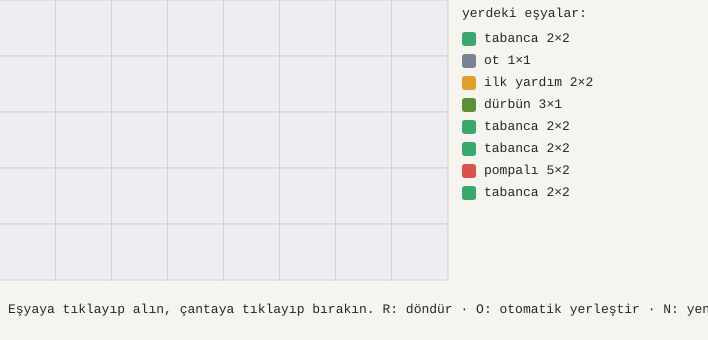
Frame 1 (no input)
Frame 60 (no input): identical to frame 1, image omitted
Frame 120 (the mouse pressed at the canvas centre since frame 60): identical to frame 1, image omitted

The p5.js sketch that drew this single still picture (run headless with seeded random() and noise() and a simulated clock; from frame 60 on, the mouse is pressed at the canvas centre):

// p5.js sketch
// ── sketch.js
// Çanta düzenleyici — ızgara envanter + geri izlemeyle "otomatik yerleştir" (p5.js)
const GEN = 8, YUK = 5, KARE = 56;                       // çanta: 8 × 5 kare
const KATALOG = [['tüfek', 6, 2], ['pompalı', 5, 2], ['tabanca', 2, 2], ['ilk yardım', 2, 2], ['bomba', 1, 2],
                 ['mermi', 2, 1], ['bıçak', 1, 3], ['ot', 1, 1], ['dürbün', 3, 1], ['zırh', 3, 3]];
const RENK = ['#4c78d9', '#d9534c', '#3aa76d', '#e0a030', '#9159c9', '#2aa3a3', '#c9598f', '#7a8296', '#5b8f3a', '#b0703a'];
let esyalar = [], eldeki = null, mesaj = '', deneme = 0;

function yeniGanimet() {                                 // rastgele 6–9 eşya; hepsi çantanın dışında başlar
  esyalar = [];
  const adet = floor(random(6, 10));
  for (let i = 0; i < adet; i++) { const k = floor(random(KATALOG.length)); esyalar.push({ ad: KATALOG[k][0], w: KATALOG[k][1], h: KATALOG[k][2], renk: RENK[k], x: -1, y: -1 }); }
  mesaj = 'Eşyaya tıklayıp alın, çantaya tıklayıp bırakın. R: döndür · O: otomatik yerleştir · N: yeni ganimet'; eldeki = null;
}

// ---------- ızgara yardımcıları ----------
function izgara(haric) {                                 // dolu kareler: izgara[y][x] = eşya indisi ya da -1
  const g = Array.from({ length: YUK }, () => Array(GEN).fill(-1));
  esyalar.forEach((e, i) => { if (e.x >= 0 && e !== haric) for (let yy = 0; yy < e.h; yy++) for (let xx = 0; xx < e.w; xx++) g[e.y + yy][e.x + xx] = i; });
  return g;
}
function sigarMi(g, w, h, x, y) {                        // w×h eşya, sol üst köşesi (x, y)'de: taşmıyor ve boş mu?
  if (x < 0 || y < 0 || x + w > GEN || y + h > YUK) return false;
  for (let yy = y; yy < y + h; yy++) for (let xx = x; xx < x + w; xx++) if (g[yy][xx] !== -1) return false;
  return true;
}

// ---------- GERİ İZLEME: bütün eşyaları yerleştir ----------
function yerlestir(sira, i, g) {
  if (i === sira.length) return true;                    // hepsi yerleşti: BAŞARI
  const e = sira[i];
  const yonler = e.w === e.h ? [[e.w, e.h]] : [[e.w, e.h], [e.h, e.w]];     // kare değilse 90° döndürmeyi de dene
  for (const [w, h] of yonler)
    for (let y = 0; y < YUK; y++) for (let x = 0; x < GEN; x++) {
      if (!sigarMi(g, w, h, x, y)) continue;
      deneme++;
      for (let yy = y; yy < y + h; yy++) for (let xx = x; xx < x + w; xx++) g[yy][xx] = i;     // SEÇ: yerleştir
      if (yerlestir(sira, i + 1, g)) { e.w = w; e.h = h; e.x = x; e.y = y; return true; }      // DENE: kalanlar sığıyor mu?
      for (let yy = y; yy < y + h; yy++) for (let xx = x; xx < x + w; xx++) g[yy][xx] = -1;    // GERİ AL
      if (deneme > 200000) return false;                 // sigorta
    }
  return false;                                          // bu eşya hiçbir yere sığmadı: bir üst düzey geri alacak
}
function otomatikYerlestir() {
  const alan = esyalar.reduce((t, e) => t + e.w * e.h, 0);
  if (alan > GEN * YUK) { mesaj = `SIĞMAZ: eşyalar ${alan} kare, çanta ${GEN * YUK} kare (hiç denemeye gerek yok)`; return; }
  const sira = esyalar.slice().sort((a, b) => b.w * b.h - a.w * a.h);        // büyükten küçüğe
  const g = Array.from({ length: YUK }, () => Array(GEN).fill(-1));
  deneme = 0;
  const oldu = yerlestir(sira, 0, g);
  if (!oldu) esyalar.forEach(e => { e.x = e.y = -1; });
  mesaj = oldu ? `SIĞDI: ${deneme} yerleştirme denemesi` : `SIĞMIYOR: ${deneme} denemede bütün yollar tükendi`;
}

// ---------- oyun ----------
function setup() { createCanvas(GEN * KARE + 260, YUK * KARE + 60); textFont('monospace', 13); yeniGanimet(); }

function keyPressed() {
  if (key === 'n' || key === 'N') yeniGanimet();
  if (key === 'o' || key === 'O') { eldeki = null; otomatikYerlestir(); }
  if ((key === 'r' || key === 'R') && eldeki) [eldeki.w, eldeki.h] = [eldeki.h, eldeki.w];
}

function mousePressed() {
  const gx = floor(mouseX / KARE), gy = floor(mouseY / KARE);
  if (eldeki) {                                          // bırak: sığıyorsa çantaya, çanta dışına tıklandıysa yere
    if (mouseX > GEN * KARE) { eldeki.x = eldeki.y = -1; eldeki = null; }
    else if (sigarMi(izgara(eldeki), eldeki.w, eldeki.h, gx, gy)) { eldeki.x = gx; eldeki.y = gy; eldeki = null; }
    else mesaj = 'Buraya sığmıyor (R ile döndürmeyi deneyin)';
    return;
  }
  if (mouseX < GEN * KARE && gy < YUK) { const i = izgara()[gy][gx]; if (i >= 0) { eldeki = esyalar[i]; eldeki.x = eldeki.y = -1; } }
  else { const disarida = esyalar.filter(e => e.x < 0); const k = floor((mouseY - 30) / 22); if (mouseX > GEN * KARE + 10 && k >= 0 && k < disarida.length) eldeki = disarida[k]; }
}

function draw() {
  background(246, 244, 238); stroke(210); 
  for (let y = 0; y < YUK; y++) for (let x = 0; x < GEN; x++) { fill(236, 238, 244); rect(x * KARE, y * KARE, KARE, KARE); }
  noStroke();
  for (const e of esyalar) if (e.x >= 0) { fill(e.renk); rect(e.x * KARE + 2, e.y * KARE + 2, e.w * KARE - 4, e.h * KARE - 4, 6); fill(255); textAlign(CENTER, CENTER); text(e.ad, (e.x + e.w / 2) * KARE, (e.y + e.h / 2) * KARE); }
  textAlign(LEFT, CENTER); fill(40); text('yerdeki eşyalar:', GEN * KARE + 14, 14);
  esyalar.filter(e => e.x < 0).forEach((e, k) => { fill(e.renk); rect(GEN * KARE + 14, 32 + k * 22, 14, 14, 3); fill(e === eldeki ? color(200, 40, 40) : 40); text(`${e.ad} ${e.w}×${e.h}${e === eldeki ? '  ← elinizde' : ''}`, GEN * KARE + 36, 39 + k * 22); });
  if (eldeki && mouseX < GEN * KARE) {                   // elde tutulan eşyanın gölgesi: yeşil = sığar, kırmızı = sığmaz
    const gx = floor(mouseX / KARE), gy = floor(mouseY / KARE), ok = sigarMi(izgara(eldeki), eldeki.w, eldeki.h, gx, gy);
    fill(ok ? color(60, 170, 110, 120) : color(220, 80, 70, 120)); rect(gx * KARE, gy * KARE, eldeki.w * KARE, eldeki.h * KARE, 6);
  }
  fill(40); textAlign(LEFT, CENTER); text(mesaj, 8, YUK * KARE + 30);
}
